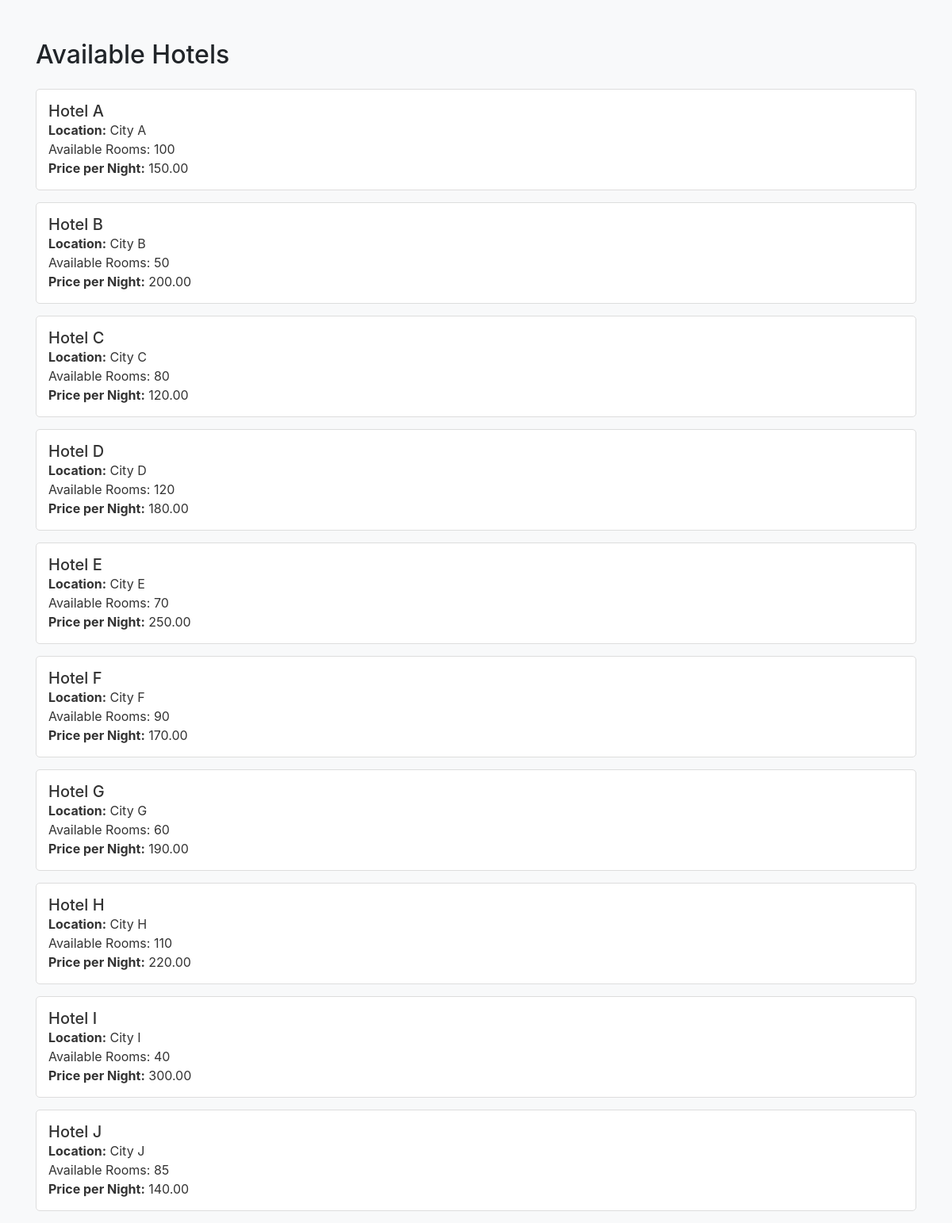
The page /booking_hotel.php on the database its author committed.
### tables this page shows
CREATE TABLE IF NOT EXISTS Hotels (
    HotelID INT PRIMARY KEY AUTO_INCREMENT,
    Name VARCHAR(100) NOT NULL,
    Location VARCHAR(100) NOT NULL,
    Description TEXT,
    PricePerNight DECIMAL(10, 2) NOT NULL,
    TotalRooms INT NOT NULL,
    AvailableRooms INT NOT NULL
);

### booking_hotel.php (the view, shortened to what this page needs)
<!DOCTYPE html>
<html lang="en">
<head>
    <link href="https://stackpath.bootstrapcdn.com/bootstrap/4.5.2/css/bootstrap.min.css" rel="stylesheet">
</head>
<body>
    <div class="container">
        <h2 class="mb-4">Available Hotels</h2>
        <?php
        require_once("connection.php");
        $sql = "SELECT * FROM Hotels";
        $result = $conn->query($sql);
        if ($result->num_rows > 0) {
            while($row = $result->fetch_assoc()) {
                $hotelID = $row["HotelID"];
                $availableRooms = $row["AvailableRooms"];
                $roomText = ($availableRooms > 0) ? "Available Rooms: $availableRooms" : "No more rooms available";
                echo "<a href='booking_hotel_process.php?hotel_id=$hotelID' class='hotel-link'>";
                echo "<h5 class='mb-0'>{$row["Name"]}</h5>";
                echo "<p class='mb-0'><strong>Location:</strong> {$row["Location"]}</p>";
                echo "<p class='mb-0'>$roomText</p>";
                echo "<p class='mb-0'><strong>Price per Night:</strong> {$row["PricePerNight"]}</p>";
                echo "</a>";
            }
        } else {
            echo "<p>No hotels available.</p>";
        }
        ?>
    </div>
</body>
</html>

### booking_hotel.php (style rules this page uses)
body { background-color: #f8f9fa; }
.container { margin-top: 50px; }
.hotel-link { display: block; padding: 15px; margin-bottom: 15px; background-color: #fff; border: 1px solid #ddd; border-radius: 5px; text-decoration: none; color: #333; transition: all 0.3s; }

### rows shown on the page
hotels: Name "Hotel A", Location "City A", AvailableRooms "Available Rooms: 100", PricePerNight "150.00"
hotels: Name "Hotel B", Location "City B", AvailableRooms "Available Rooms: 50", PricePerNight "200.00"
hotels: Name "Hotel C", Location "City C", AvailableRooms "Available Rooms: 80", PricePerNight "120.00"
hotels: Name "Hotel D", Location "City D", AvailableRooms "Available Rooms: 120", PricePerNight "180.00"
hotels: Name "Hotel E", Location "City E", AvailableRooms "Available Rooms: 70", PricePerNight "250.00"
hotels: Name "Hotel F", Location "City F", AvailableRooms "Available Rooms: 90", PricePerNight "170.00"
hotels: Name "Hotel G", Location "City G", AvailableRooms "Available Rooms: 60", PricePerNight "190.00"
hotels: Name "Hotel H", Location "City H", AvailableRooms "Available Rooms: 110", PricePerNight "220.00"
hotels: Name "Hotel I", Location "City I", AvailableRooms "Available Rooms: 40", PricePerNight "300.00"
hotels: Name "Hotel J", Location "City J", AvailableRooms "Available Rooms: 85", PricePerNight "140.00"
